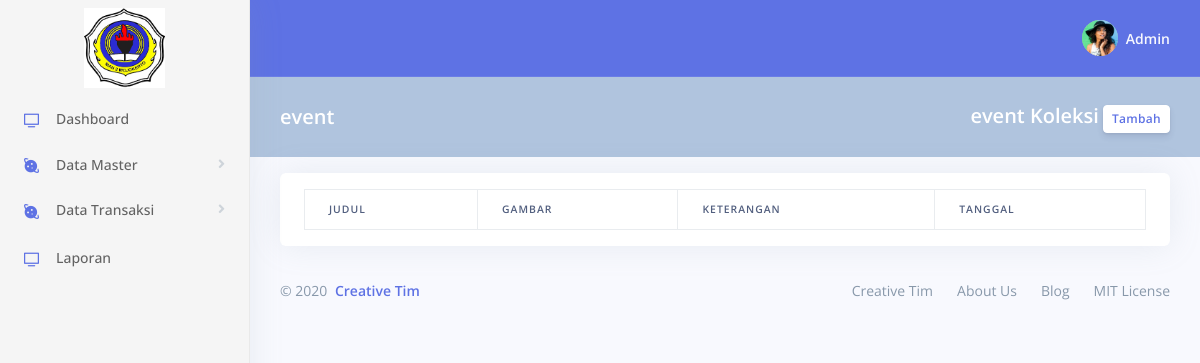
Before: /admin/MEvent.php with the older database file.
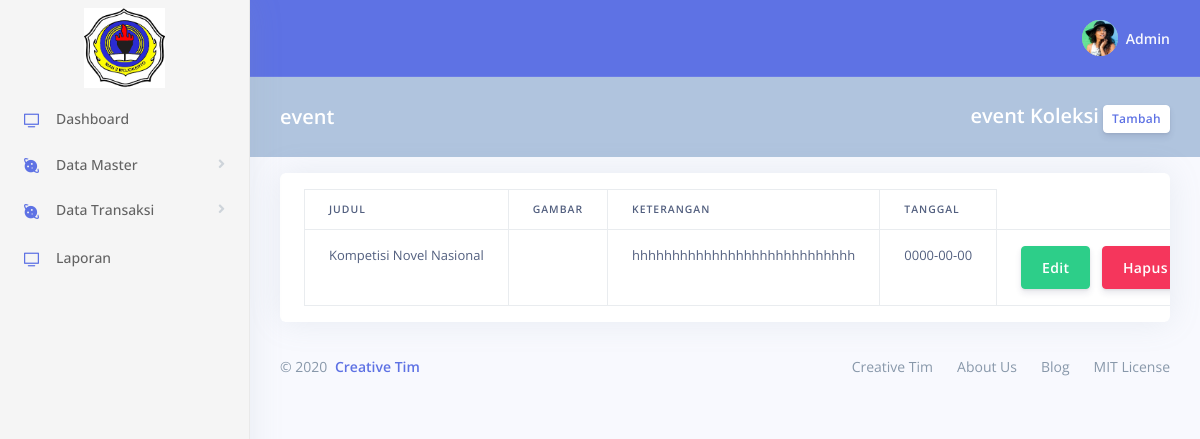
After: the same page with the newer database file.
### tables this page shows
CREATE TABLE `event` (
  `id_event` varchar(10) NOT NULL,
  `judul_event` varchar(1000) NOT NULL,
  `gambar` varchar(1000) NOT NULL,
  `keterangan` varchar(10000) NOT NULL,
  `tanggal` date NOT NULL
);

### admin/MEvent.php (the view, shortened to what this page needs)
<!DOCTYPE html>
<html>
<head>
<?php include "css-script.php"; ?>
</head>
<body>
	<?php include "sidebar.php"; ?>
	<div class="main-content" id="panel">
		<?php include "navbar.php"; ?>
		<div class="header " style="background-color: #B0C4DE !important">
			<div class="container-fluid">
				<div class="header-body">
					<div class="row align-items-center py-4">
						<div class="col-lg-6 col-7">
							<h6 class="h2 text-white d-inline-block mb-0">event</h6>
						</div>
						<div class="col-lg-6 col-5 text-right">
							<h6 class="h2 text-white d-inline-block mb-0">event Koleksi</h6>
							<a href="#" class="btn btn-sm btn-neutral" data-toggle="modal"
								data-target="#ModalTambahevent">Tambah</a>
						</div>
					</div>
				</div>
			</div>
		</div>
		<div class="container-fluid mt-3">
			<div class="row">
				<div class="col-xl-12 col-md-12">
					<div class="card card-stats">
						<div class="card-body table-responsive">
							<table id="Tabel2" class="table table-bordered">
								<thead>
									<tr>
										<th>Judul</th>
										<th>gambar</th>
										<th>Keterangan</th>
										<th>Tanggal</th>
									</tr>
								</thead>
								<tbody>
									<?php
					$query = mysqli_query($conn, "SELECT * from event ");
					while ($row = mysqli_fetch_array($query)) {
					?>
									<tr>
										<td><?php echo $row['judul_event'] ?></td>
										<td><?php echo $row['gambar'] ?></td>
										<td><?php echo $row['keterangan'] ?></td>
										<td><?php echo $row['tanggal'] ?></td>
										<td><button class="btn btn-success btnEditKat" data-toggle="modal"
												data-target="#ModalEditevent"
												data-id="<?php echo $row['id_event'] ?>">Edit</button>
												<button class="btn btn-danger btnHapusKat" data-toggle="modal"
												data-target="#ModalHapusevent"
												data-id="<?php echo $row['id_event'] ?>">Hapus</button></td>
									</tr>
									<?php } ?>
								</tbody>
							</table>
						</div>
					</div>
				</div>
			</div>
			<?php include "footer.php"; ?>
		</div>
	</div>
</body>
</html>

Changed rows visible on the page:
added event: judul_event "Kompetisi Novel Nasional", keterangan "hhhhhhhhhhhhhhhhhhhhhhhhhhhh", tanggal "0000-00-00"
